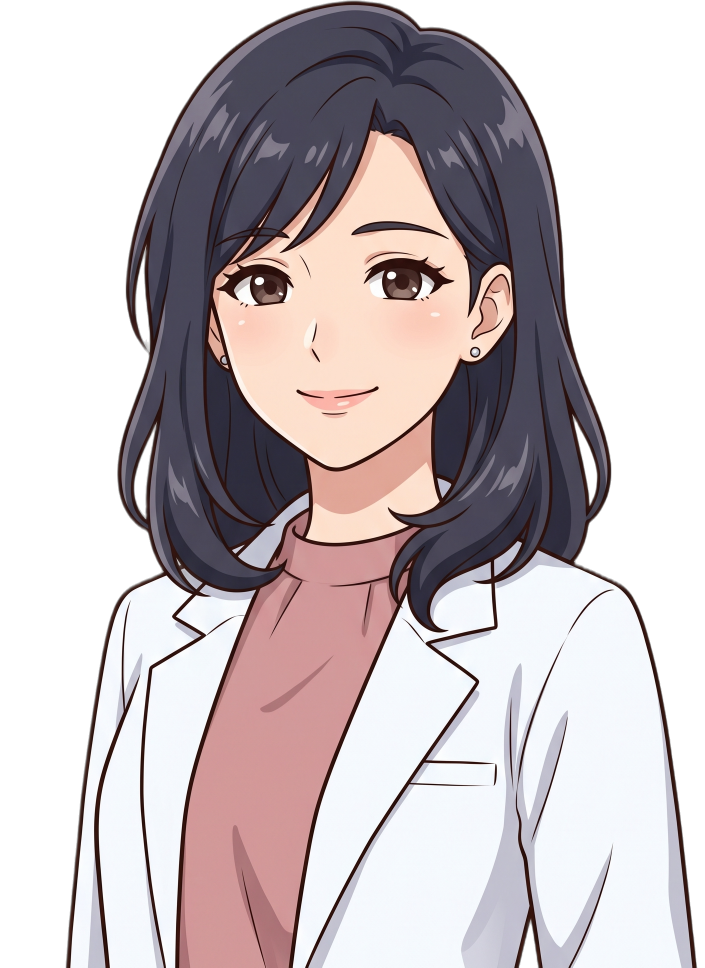
#> input picture assets/characters/legacy_v1/metan.png, 1409 x 1935 px (shown at 1/2 size); its folder holds only this picture in this run
$ python -i characters.py   (imports and definitions only)
#> lines starting #> are read from the running program, lines starting #| are printed output that depends on the picture
"""キャラ立ち絵素材を用意する。

優先: `assets/characters/{zunda,metan}.png` のカスタム立ち絵 (透過 PNG、
AI 生成のオリジナルキャラ等)。`{name}_open.png` (口開き差分) があれば
口パク用の口元パッチを自動抽出する。`{name}__{pose}.png` は台詞ごとに
切り替える表情・ポーズ差分として読み込み、同名の `_open.png` から
ポーズ固有の自然な口元パッチを抽出する。
フォールバック: VOICEVOX 公式ポートレートの上半身クロップ。
"""

from dataclasses import dataclass
from pathlib import Path

import httpx
from loguru import logger
from PIL import Image, ImageChops

from lecture.tts import ENGINE_URL, SPEAKER_MAP

BUST_HEIGHT = 500        # VOICEVOX ポートレート由来のバストアップの高さ (px)
BUST_CROP_FRACTION = 0.56  # 公式全身ポートレートの上から何割を使うか
# PowerPoint で手動調整した 1920x1080 の基準配置を再現する表示サイズ。
# 素材自体をこの比率向けに描き分けているため、骨格を引き伸ばしてはいけない。
CUSTOM_HEIGHTS = {"metan": 1232, "zunda": 1019}
CUSTOM_BLEEDS = {"metan": 357, "zunda": 170}
ALPHA_THRESHOLD = 24     # 背景除去の残りアルファをノイズとして落とす閾値
MOUTH_DIFF_THRESHOLD = 50  # 口開き差分とみなす画素差
MOUTH_PAD = 14           # 口元パッチ bbox の余白 (px)
MOUTH_GRID = 8           # ブロブ検出の格子サイズ (px)。輪郭の細線ノイズを除く
ALIGN_SEARCH = 6         # 口開き画像の位置合わせ探索範囲 (±px)
# 正規化後の口開き差分がこの範囲を超えたら、顔・髪の再生成混入として拒否する。
MAX_OPEN_DIFF_SIZE = (96, 72)

_VOICEVOX_NAMES = {"zunda": "満別花丸", "metan": "九州そら"}


@dataclass
class CharacterAssets:
    image: Path
    width: int
    height: int
    bleed: int                    # 下端を画面外へ落とす量
    mouth_patch: Path | None = None  # 口開き時に口元へ重ねるパッチ
    mouth_x: int = 0              # パッチの立ち絵内オフセット
    mouth_y: int = 0


# [124 lines left out: functions prepare_characters, _prepare_custom, _load_rgba, not called in this run]


def _trim(im: Image.Image) -> Image.Image:
    bbox = im.getchannel("A").getbbox()
    if bbox is None:
        raise RuntimeError("立ち絵画像が完全に透明")
    return im.crop(bbox)


# [6 lines left out: function _horizontal_crop_box, not called in this run]


def _flatten_gray(im: Image.Image) -> Image.Image:
    canvas = Image.new("RGBA", im.size, (255, 255, 255, 255))
    return Image.alpha_composite(canvas, im).convert("L")


# [87 lines left out: functions _mean_abs_diff, _best_offset, _diff_bbox, _fetch_portraits, not called in this run]


def _build_bust(portrait: Path, out: Path) -> None:
    """全身ポートレート → 上半身クロップ (切断線は画面下端に隠れる前提)。"""
#> called with out = 'out.png'
    im = Image.open(portrait).convert("RGBA")
#> im is the input picture: PIL image 1409x1935 RGBA; mean R, G, B, A 113.1, 103.8, 106.6, 169.3
    bust = im.crop((0, 0, im.width, int(im.height * BUST_CROP_FRACTION)))
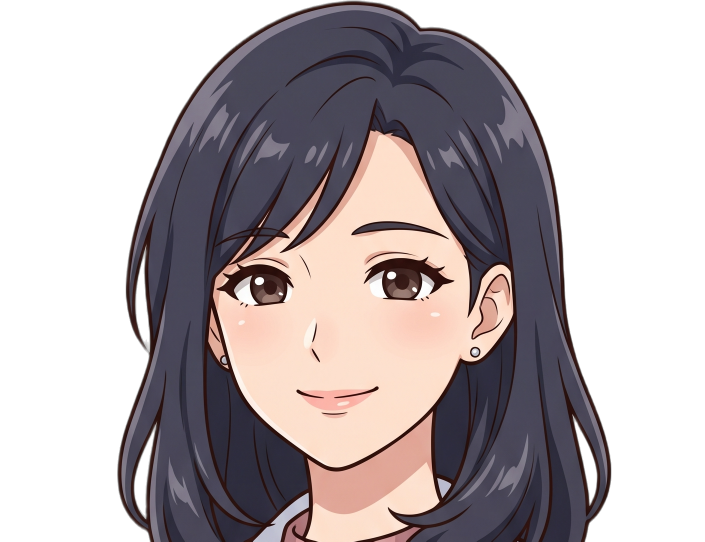
#> bust: PIL image 1409x1083 RGBA (shown at 1/2 size); mean R, G, B, A 68.1, 59.7, 62, 141.5; transparent parts drawn white
    trimmed = _trim(bust)
#> in _trim, `bbox = im.getchannel("A").getbbox()`: bbox = (234, 0, 1223, 1083)
#> in _trim, `return im.crop(bbox)`:
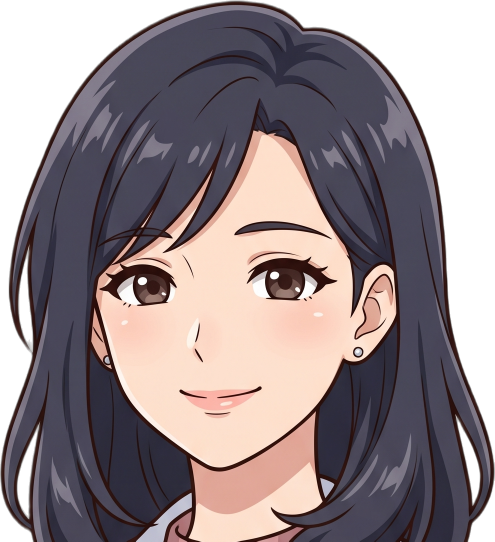
#> returned value: PIL image 989x1083 RGBA (shown at 1/2 size); mean R, G, B, A 97, 85.1, 88.3, 201.6; transparent parts drawn white
    scale = BUST_HEIGHT / trimmed.height
#> scale = 0.462
    resized = trimmed.resize(
        (round(trimmed.width * scale), BUST_HEIGHT), Image.LANCZOS
    )
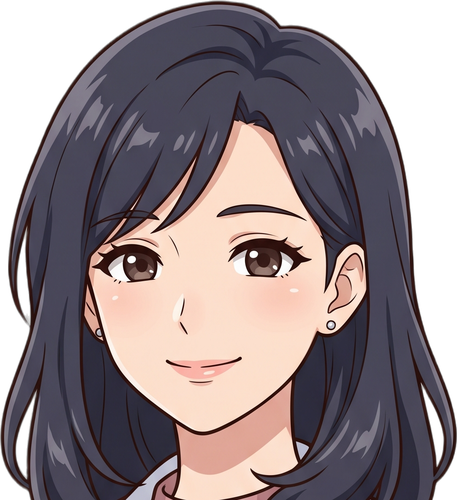
#> resized: PIL image 457x500 RGBA; mean R, G, B, A 96.9, 85.1, 88.4, 201.6; transparent parts drawn white
    resized.save(out)

>>> result = _build_bust('../../assets/characters/legacy_v1/metan.png', 'out.png')

$ run again, on assets/characters/legacy_v1/zunda.png
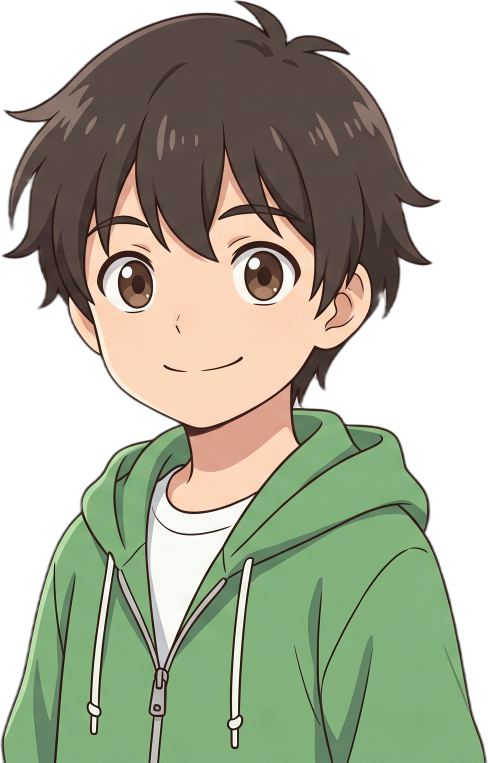
#> input picture assets/characters/legacy_v1/zunda.png, 976 x 1526 px (shown at 1/2 size)
#> in _build_bust, im is the input picture: PIL image 976x1526 RGBA; mean R, G, B, A 94.7, 98.6, 79.4, 175.1
#> in _build_bust, `bust = im.crop((0, 0, im.width, int(im.height * BUST_CROP_FRACTION)))`:
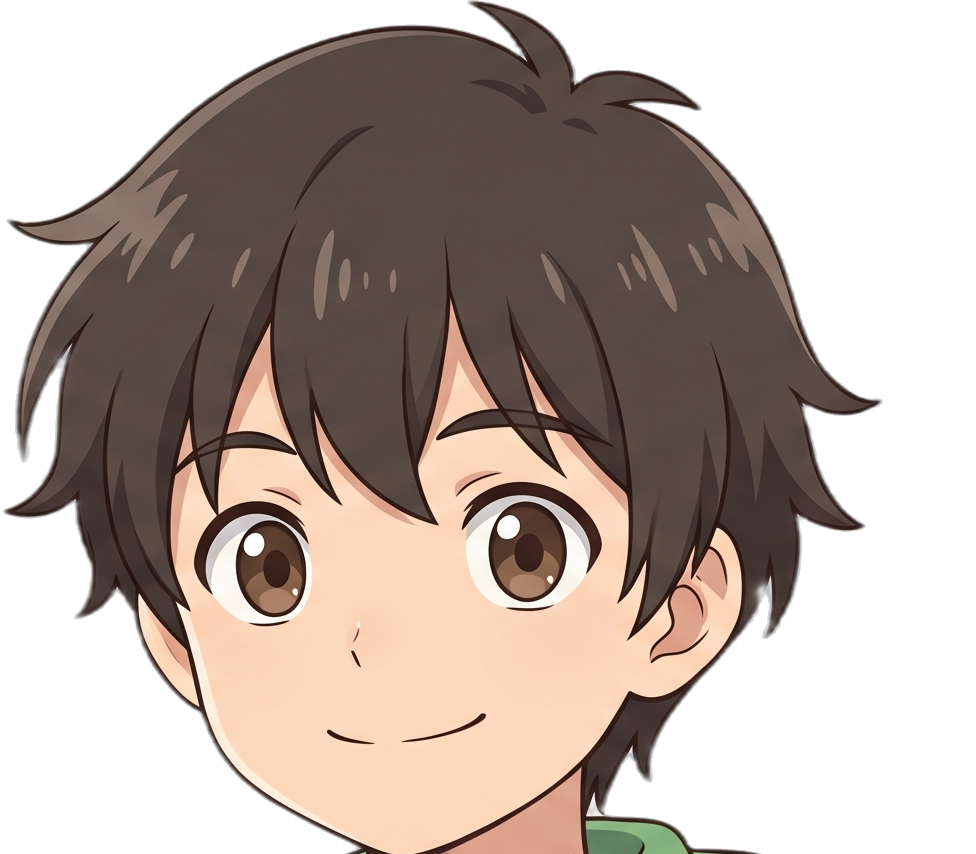
#> bust: PIL image 976x854 RGBA; mean R, G, B, A 82.2, 68.6, 61.3, 151.7; transparent parts drawn white
#> bbox = (3, 0, 883, 854)
#> in _trim, `return im.crop(bbox)`:
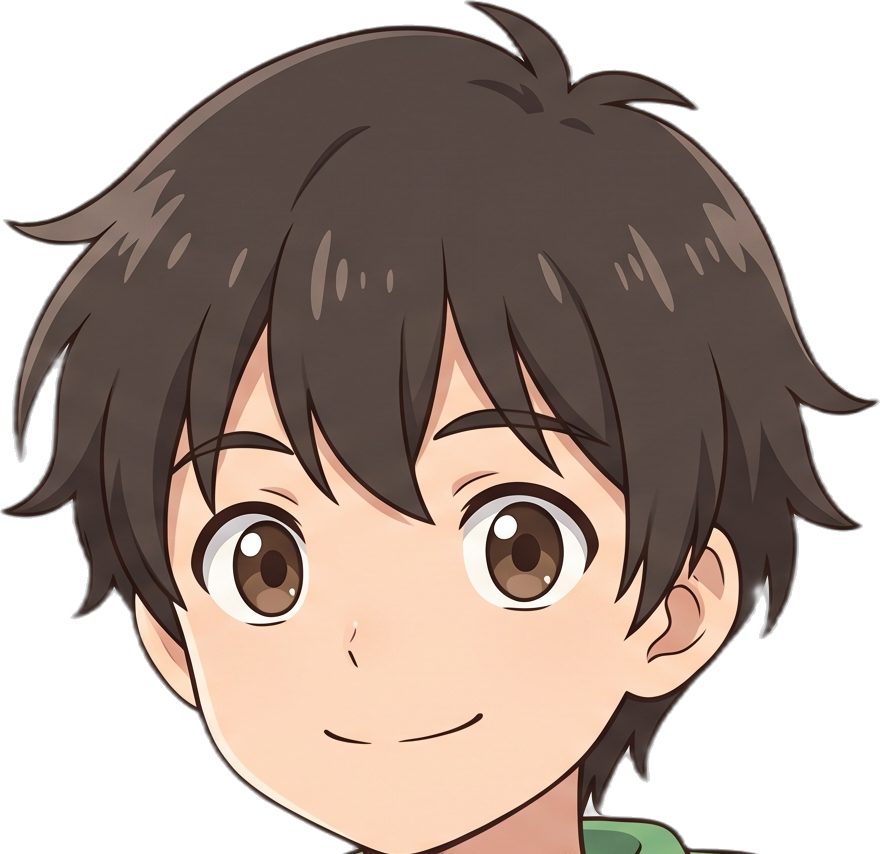
#> returned value: PIL image 880x854 RGBA; mean R, G, B, A 91.2, 76.1, 67.9, 168.3; transparent parts drawn white
